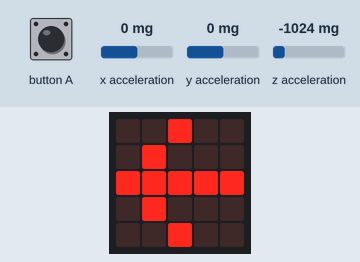
This program was run on a simulated BBC micro:bit running MicroPython. Shown: the board's 5×5 LED display. The test bench sets the inputs (shaded band); at power-on: x acceleration 0 mg, y acceleration 0 mg, z acceleration -1024 mg. The interpreter's speed is modelled, so counts of loop turns are approximate; the 48×5 strip is a reading aid, not a part: it shows the text the display is scrolling, unrolled, one strip-width of it at a time.

Above: at 1.2 s.
1.3 s: button A pressed for 0.15 s
At 2.1 s:
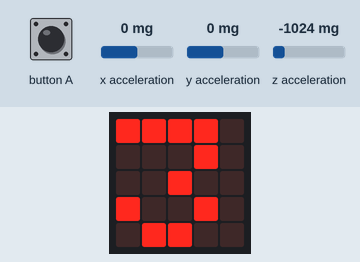
4.4 s: button A pressed for 1 s
At 8.1 s:
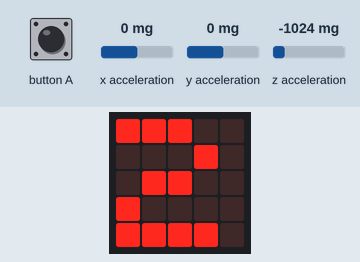
At 10.1 s:
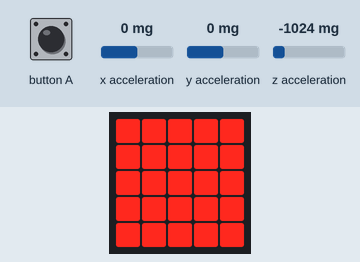
Timing chart, 0 to 11.6 s (numbered marks = the images above; inputs shaded):
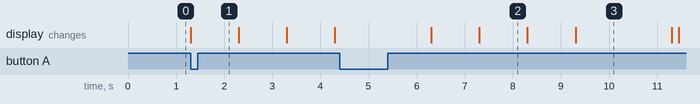

The program:

accel.py
```python
"""Accel: shake it!

Shake the micro:bit and see how high you can reach! Press the A button to start
a countdown, when the screen lights up, you have 2 seconds to shake the
micro:bit. It'll then tell you how hard it was shaken.
"""
from microbit import *


display.show(Image.ARROW_W)
while True:
    while not button_a.was_pressed():
        sleep(100)
    for i in range(3, 0, -1):  # The final countdown!
        display.show(str(i))
        sleep(1000)
    display.show(Image().invert())
    shake = 0
    start = running_time()
    while running_time() - start < 2000:  # Shake for 2 seconds.
        values = accelerometer.get_values()
        shake += abs(sum(values) - sum(accelerometer.get_values()))
    display.scroll(str(shake // 1000), loop=True, wait=False)
```

Measured:
- after the input at 1.3 s, the display: changes at once (image 1)
- after the input at 4.4 s, the display: first changes after 1.9 s (image 2 shows a later state)
- what the display in image 2 shows lasts 1.0 s, from 7.3 s to 8.3 s
